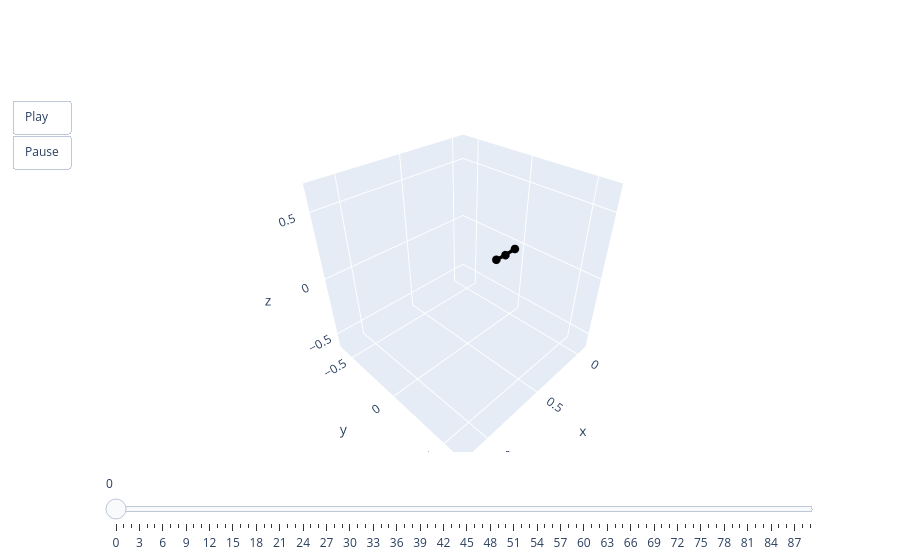

Notebook code for this chart:
### Code cell
animate(pred[0])

### Figure 1 — Plotly figure (JSON) as saved in the notebook; plotly's stock layout.template omitted (floating-point values rounded to 4 significant figures)
{"data": [{"line": {"color": "black", "width": 7}, "marker": {"size": 5}, "mode": "lines+markers", "type": "scatter3d", "x": [0, 0.1083, 0.21], "y": [0, 0, 0], "z": [0, -0.006216, 0]}], "layout": {"scene": {"aspectmode": "cube", "xaxis": {"autorange": false, "range": [-0.11, 1.21]}, "yaxis": {"autorange": false, "range": [-0.66, 0.66]}, "zaxis": {"autorange": false, "range": [-0.6345, 0.6855]}}, "sliders": [{"steps": [{"args": [["0"], {"frame": {"duration": 0, "redraw": true}, "mode": "immediate"}], "label": "0", "method": "animate"}, {"args": [["1"], {"frame": {"duration": 0, "redraw": true}, "mode": "immediate"}], "label": "1", "method": "animate"}, {"args": [["2"], {"frame": {"duration": 0, "redraw": true}, "mode": "immediate"}], "label": "2", "method": "animate"}, {"args": [["3"], {"frame": {"duration": 0, "redraw": true}, "mode": "immediate"}], "label": "3", "method": "animate"}, {"args": [["4"], {"frame": {"duration": 0, "redraw": true}, "mode": "immediate"}], "label": "4", "method": "animate"}, {"args": [["5"], {"frame": {"duration": 0, "redraw": true}, "mode": "immediate"}], "label": "5", "method": "animate"}, {"args": [["6"], {"frame": {"duration": 0, "redraw": true}, "mode": "immediate"}], "label": "6", "method": "animate"}, {"args": [["7"], {"frame": {"duration": 0, "redraw": true}, "mode": "immediate"}], "label": "7", "method": "animate"}, {"args": [["8"], {"frame": {"duration": 0, "redraw": true}, "mode": "immediate"}], "label": "8", "method": "animate"}, {"args": [["9"], {"frame": {"duration": 0, "redraw": true}, "mode": "immediate"}], "label": "9", "method": "animate"}, {"args": [["10"], {"frame": {"duration": 0, "redraw": true}, "mode": "immediate"}], "label": "10", "method": "animate"}, {"args": [["11"], {"frame": {"duration": 0, "redraw": true}, "mode": "immediate"}], "label": "11", "method": "animate"}, {"args": [["12"], {"frame": {"duration": 0, "redraw": true}, "mode": "immediate"}], "label": "12", "method": "animate"}, {"args": [["13"], {"frame": {"duration": 0, "redraw": true}, "mode": "immediate"}], "label": "13", "method": "animate"}, {"args": [["14"], {"frame": {"duration": 0, "redraw": true}, "mode": "immediate"}], "label": "14", "method": "animate"}, {"args": [["15"], {"frame": {"duration": 0, "redraw": true}, "mode": "immediate"}], "label": "15", "method": "animate"}, {"args": [["16"], {"frame": {"duration": 0, "redraw": true}, "mode": "immediate"}], "label": "16", "method": "animate"}, {"args": [["17"], {"frame": {"duration": 0, "redraw": true}, "mode": "immediate"}], "label": "17", "method": "animate"}, {"args": [["18"], {"frame": {"duration": 0, "redraw": true}, "mode": "immediate"}], "label": "18", "method": "animate"}, {"args": [["19"], {"frame": {"duration": 0, "redraw": true}, "mode": "immediate"}], "label": "19", "method": "animate"}, {"args": [["20"], {"frame": {"duration": 0, "redraw": true}, "mode": "immediate"}], "label": "20", "method": "animate"}, {"args": [["21"], {"frame": {"duration": 0, "redraw": true}, "mode": "immediate"}], "label": "21", "method": "animate"}, {"args": [["22"], {"frame": {"duration": 0, "redraw": true}, "mode": "immediate"}], "label": "22", "method": "animate"}, {"args": [["23"], {"frame": {"duration": 0, "redraw": true}, "mode": "immediate"}], "label": "23", "method": "animate"}, {"args": [["24"], {"frame": {"duration": 0, "redraw": true}, "mode": "immediate"}], "label": "24", "method": "animate"}, {"args": [["25"], {"frame": {"duration": 0, "redraw": true}, "mode": "immediate"}], "label": "25", "method": "animate"}, {"args": [["26"], {"frame": {"duration": 0, "redraw": true}, "mode": "immediate"}], "label": "26", "method": "animate"}, {"args": [["27"], {"frame": {"duration": 0, "redraw": true}, "mode": "immediate"}], "label": "27", "method": "animate"}, {"args": [["28"], {"frame": {"duration": 0, "redraw": true}, "mode": "immediate"}], "label": "28", "method": "animate"}, {"args": [["29"], {"frame": {"duration": 0, "redraw": true}, "mode": "immediate"}], "label": "29", "method": "animate"}, {"args": [["30"], {"frame": {"duration": 0, "redraw": true}, "mode": "immediate"}], "label": "30", "method": "animate"}, {"args": [["31"], {"frame": {"duration": 0, "redraw": true}, "mode": "immediate"}], "label": "31", "method": "animate"}, {"args": [["32"], {"frame": {"duration": 0, "redraw": true}, "mode": "immediate"}], "label": "32", "method": "animate"}, {"args": [["33"], {"frame": {"duration": 0, "redraw": true}, "mode": "immediate"}], "label": "33", "method": "animate"}, {"args": [["34"], {"frame": {"duration": 0, "redraw": true}, "mode": "immediate"}], "label": "34", "method": "animate"}, {"args": [["35"], {"frame": {"duration": 0, "redraw": true}, "mode": "immediate"}], "label": "35", "method": "animate"}, {"args": [["36"], {"frame": {"duration": 0, "redraw": true}, "mode": "immediate"}], "label": "36", "method": "animate"}, {"args": [["37"], {"frame": {"duration": 0, "redraw": true}, "mode": "immediate"}], "label": "37", "method": "animate"}, {"args": [["38"], {"frame": {"duration": 0, "redraw": true}, "mode": "immediate"}], "label": "38", "method": "animate"}, {"args": [["39"], {"frame": {"duration": 0, "redraw": true}, "mode": "immediate"}], "label": "39", "method": "animate"}, {"args": [["40"], {"frame": {"duration": 0, "redraw": true}, "mode": "immediate"}], "label": "40", "method": "animate"}, {"args": [["41"], {"frame": {"duration": 0, "redraw": true}, "mode": "immediate"}], "label": "41", "method": "animate"}, {"args": [["42"], {"frame": {"duration": 0, "redraw": true}, "mode": "immediate"}], "label": "42", "method": "animate"}, {"args": [["43"], {"frame": {"duration": 0, "redraw": true}, "mode": "immediate"}], "label": "43", "method": "animate"}, {"args": [["44"], {"frame": {"duration": 0, "redraw": true}, "mode": "immediate"}], "label": "44", "method": "animate"}, {"args": [["45"], {"frame": {"duration": 0, "redraw": true}, "mode": "immediate"}], "label": "45", "method": "animate"}, {"args": [["46"], {"frame": {"duration": 0, "redraw": true}, "mode": "immediate"}], "label": "46", "method": "animate"}, {"args": [["47"], {"frame": {"duration": 0, "redraw": true}, "mode": "immediate"}], "label": "47", "method": "animate"}, {"args": [["48"], {"frame": {"duration": 0, "redraw": true}, "mode": "immediate"}], "label": "48", "method": "animate"}, {"args": [["49"], {"frame": {"duration": 0, "redraw": true}, "mode": "immediate"}], "label": "49", "method": "animate"}, {"args": [["50"], {"frame": {"duration": 0, "redraw": true}, "mode": "immediate"}], "label": "50", "method": "animate"}, {"args": [["51"], {"frame": {"duration": 0, "redraw": true}, "mode": "immediate"}], "label": "51", "method": "animate"}, {"args": [["52"], {"frame": {"duration": 0, "redraw": true}, "mode": "immediate"}], "label": "52", "method": "animate"}, {"args": [["53"], {"frame": {"duration": 0, "redraw": true}, "mode": "immediate"}], "label": "53", "method": "animate"}, {"args": [["54"], {"frame": {"duration": 0, "redraw": true}, "mode": "immediate"}], "label": "54", "method": "animate"}, {"args": [["55"], {"frame": {"duration": 0, "redraw": true}, "mode": "immediate"}], "label": "55", "method": "animate"}, {"args": [["56"], {"frame": {"duration": 0, "redraw": true}, "mode": "immediate"}], "label": "56", "method": "animate"}, {"args": [["57"], {"frame": {"duration": 0, "redraw": true}, "mode": "immediate"}], "label": "57", "method": "animate"}, {"args": [["58"], {"frame": {"duration": 0, "redraw": true}, "mode": "immediate"}], "label": "58", "method": "animate"}, {"args": [["59"], {"frame": {"duration": 0, "redraw": true}, "mode": "immediate"}], "label": "59", "method": "animate"}, {"args": [["60"], {"frame": {"duration": 0, "redraw": true}, "mode": "immediate"}], "label": "60", "method": "animate"}, {"args": [["61"], {"frame": {"duration": 0, "redraw": true}, "mode": "immediate"}], "label": "61", "method": "animate"}, {"args": [["62"], {"frame": {"duration": 0, "redraw": true}, "mode": "immediate"}], "label": "62", "method": "animate"}, {"args": [["63"], {"frame": {"duration": 0, "redraw": true}, "mode": "immediate"}], "label": "63", "method": "animate"}, {"args": [["64"], {"frame": {"duration": 0, "redraw": true}, "mode": "immediate"}], "label": "64", "method": "animate"}, {"args": [["65"], {"frame": {"duration": 0, "redraw": true}, "mode": "immediate"}], "label": "65", "method": "animate"}, {"args": [["66"], {"frame": {"duration": 0, "redraw": true}, "mode": "immediate"}], "label": "66", "method": "animate"}, {"args": [["67"], {"frame": {"duration": 0, "redraw": true}, "mode": "immediate"}], "label": "67", "method": "animate"}, {"args": [["68"], {"frame": {"duration": 0, "redraw": true}, "mode": "immediate"}], "label": "68", "method": "animate"}, {"args": [["69"], {"frame": {"duration": 0, "redraw": true}, "mode": "immediate"}], "label": "69", "method": "animate"}, {"args": [["70"], {"frame": {"duration": 0, "redraw": true}, "mode": "immediate"}], "label": "70", "method": "animate"}, {"args": [["71"], {"frame": {"duration": 0, "redraw": true}, "mode": "immediate"}], "label": "71", "method": "animate"}, {"args": [["72"], {"frame": {"duration": 0, "redraw": true}, "mode": "immediate"}], "label": "72", "method": "animate"}, {"args": [["73"], {"frame": {"duration": 0, "redraw": true}, "mode": "immediate"}], "label": "73", "method": "animate"}, {"args": [["74"], {"frame": {"duration": 0, "redraw": true}, "mode": "immediate"}], "label": "74", "method": "animate"}, {"args": [["75"], {"frame": {"duration": 0, "redraw": true}, "mode": "immediate"}], "label": "75", "method": "animate"}, {"args": [["76"], {"frame": {"duration": 0, "redraw": true}, "mode": "immediate"}], "label": "76", "method": "animate"}, {"args": [["77"], {"frame": {"duration": 0, "redraw": true}, "mode": "immediate"}], "label": "77", "method": "animate"}, {"args": [["78"], {"frame": {"duration": 0, "redraw": true}, "mode": "immediate"}], "label": "78", "method": "animate"}, {"args": [["79"], {"frame": {"duration": 0, "redraw": true}, "mode": "immediate"}], "label": "79", "method": "animate"}, {"args": [["80"], {"frame": {"duration": 0, "redraw": true}, "mode": "immediate"}], "label": "80", "method": "animate"}, {"args": [["81"], {"frame": {"duration": 0, "redraw": true}, "mode": "immediate"}], "label": "81", "method": "animate"}, {"args": [["82"], {"frame": {"duration": 0, "redraw": true}, "mode": "immediate"}], "label": "82", "method": "animate"}, {"args": [["83"], {"frame": {"duration": 0, "redraw": true}, "mode": "immediate"}], "label": "83", "method": "animate"}, {"args": [["84"], {"frame": {"duration": 0, "redraw": true}, "mode": "immediate"}], "label": "84", "method": "animate"}, {"args": [["85"], {"frame": {"duration": 0, "redraw": true}, "mode": "immediate"}], "label": "85", "method": "animate"}, {"args": [["86"], {"frame": {"duration": 0, "redraw": true}, "mode": "immediate"}], "label": "86", "method": "animate"}, {"args": [["87"], {"frame": {"duration": 0, "redraw": true}, "mode": "immediate"}], "label": "87", "method": "animate"}, {"args": [["88"], {"frame": {"duration": 0, "redraw": true}, "mode": "immediate"}], "label": "88", "method": "animate"}, {"args": [["89"], {"frame": {"duration": 0, "redraw": true}, "mode": "immediate"}], "label": "89", "method": "animate"}]}], "updatemenus": [{"buttons": [{"args": [null, {"frame": {"duration": 50, "redraw": true}, "fromcurrent": true}], "label": "Play", "method": "animate"}, {"args": [[null], {"frame": {"duration": 0, "redraw": true}, "mode": "immediate"}], "label": "Pause", "method": "animate"}], "showactive": false, "type": "buttons"}]}}
